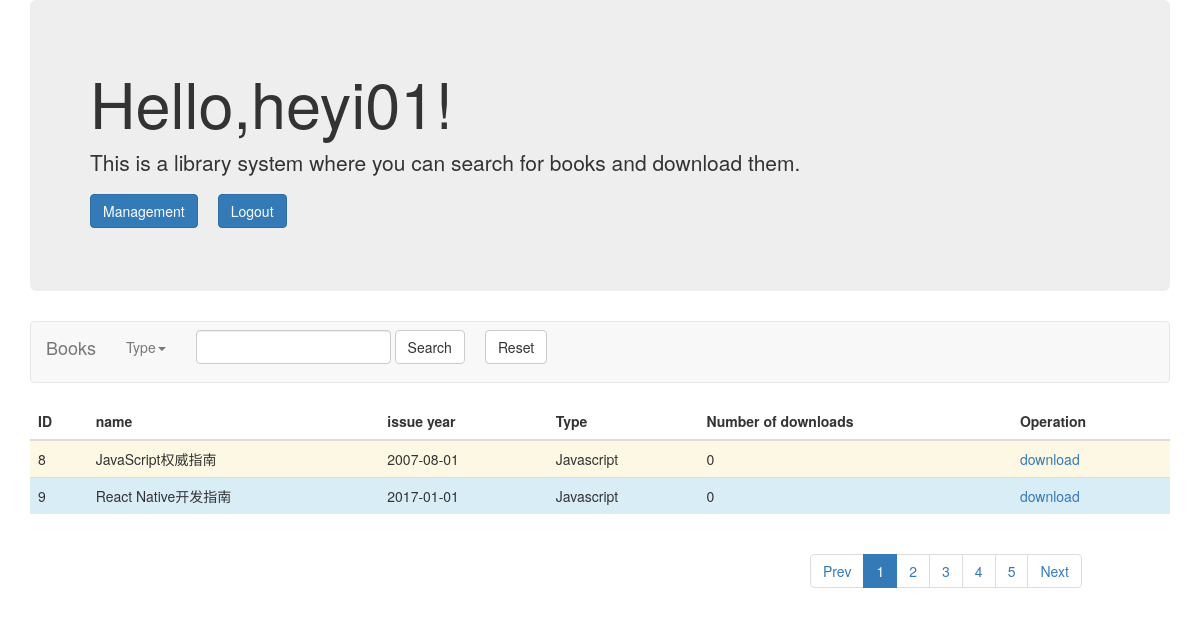
/home/search/type?type_1=Javascript&number=1 (signed in), run on the app's committed database.
### models.py (models this page shows, shortened)
class User(db.Model):
    username = db.Column(db.String(50),primary_key = True)
    hash_pwd = db.Column(db.String(100))
    salt = db.Column(db.String(100))
    group_id = db.Column(db.Integer)
    add_time = db.Column(db.String(50))

class Books(db.Model):
    id = db.Column(db.Integer,primary_key = True)
    book_name = db.Column(db.String(50))
    book_type = db.Column(db.String(50))
    book_introduction = db.Column(db.String(100))
    issue_year = db.Column(db.String(50))
    book_file_name = db.Column(db.String(50))
    add_book_time = db.Column(db.String(50))
    number_of_downloads = db.Column(db.Integer)

### app.py (the view)
@app.route("/home/search/type",methods = ['POST','GET'])
@login_required
@routing_permission_check
def search_by_type():
    type_1 = request.args.get('type_1')
    number = request.args.get('number')
    if type_1:
        try:
            number = int(number)
        except:
            return abort(404)
        else:
            form = SearchBookForms()
            type_1 = str(type_1)
            BOOK_TYPE.append(type_1)
            username = session.get('user_id')
            dic1 = {'username':username,'active1':'','active2':'','active3':'','active4':'','active5':'','active_next':'','active_Prev':'','current_page_number':number,'errors':'','type':BOOK_TYPE[-1]}
            if 1<=number<=5:
                dic1['active'+str(number)] = 'active'
            elif number>5:
                dic1['active_next'] = 'active'
            offset_num = (int(number)-1)*5
            limit_num = 5
            book_info = Books.query.filter_by(book_type = type_1).offset(offset_num).limit(limit_num).all()
            if len(book_info) ==0:
                book_info_list=[]
            else:
                book_info_list = []
                for i in book_info:
                    book_info_list.append(i.__dict__)
                for j in book_info_list:
                    del j['_sa_instance_state']
                    del j['add_book_time']
                    del j['book_file_name']
                style_list = ['success','info','warning','error','']
                for dict_data in book_info_list:
                    style_value = random.choice(style_list)
                    dict_data['style'] = style_value
            return render_template('home_search_type.html',form = form,dic1 = dic1,list1 = book_info_list)
    else:
        return abort(404)

### forms.py
class SearchBookForms(FlaskForm):
    book_name= StringField('book_name',validators = [DataRequired()])
    submit = SubmitField('submit')

### decorator.py (called while the page is built)
def login_required(func):
    @wraps(func)
    def inner(*args, **kwargs):
        user_id = session.get('user_id')
        if not user_id:
            return jsonify({'error':'User not logged in'}
                           )
        else:
            g.user_id = user_id
            return func(*args, **kwargs)
    return inner

### templates/home_search_type.html (shortened to what this page needs)
<!DOCTYPE html>
<html>
<head>
	<link rel="stylesheet" href="/static/css/bootstrap.min.css">
</head>
<body>
	<div class="container">
		<div class="row clearfix">
			<div class="col-md-12 column">
				<div class="jumbotron">
					<h1>
						Hello,{{ dic1['username'] }}!
					</h1>
					<p>
						This is a library system where you can search for books and download them.
					</p>
					<p>
						 <a class="btn btn-primary btn-large" href="/management/user">Management</a><a style="margin-left: 20px;" class="btn btn-primary btn-large" href="/logout">Logout</a>
					</p>
				</div>
				<nav  class="navbar navbar-default" role="navigation">
					<div class="navbar-header">
						 <a class="navbar-brand" href="#">Books</a>
					</div>
					<div class="collapse navbar-collapse" id="bs-example-navbar-collapse-1">
						<ul class="nav navbar-nav">
							<li class="dropdown">
								 <a href="#" class="dropdown-toggle" data-toggle="dropdown">Type<strong class="caret"></strong></a>
							</li>
						</ul>
						<form class="navbar-form navbar-left" role="search" action="/home/search/page?number=1" method="post" >
							<div class="form-group">
								<input type="text" class="form-control" name = "book_name" />
							</div> <button type="submit" class="btn btn-default">Search</button><a style="margin-left: 20px;" type="submit" class="btn btn-default" href="/home" >Reset</a>
						</form>
					</div>
				</nav>
				<table  class="table">
					<thead>
						<tr>
							<th>
								ID
							</th>
							<th>
								name
							</th>
							<th>
								issue year
							</th>
							<th>
								Type
							</th>
							<th>
								Number of downloads
							</th>
							<th>
								Operation
							</th>
						</tr>
					</thead>
					<tbody>
						{% for item in list1 %}
							<tr class="{{ item['style'] }}" >
								<td>
									{{ item['id'] }}
								</td>
								<td>
									{{ item['book_name'] }}
								</td>
								<td>
									{{ item['issue_year'] }}
								</td>
								<td>
									{{ item['book_type'] }}
								</td>
								<td>
									{{ item['number_of_downloads'] }}
								</td>
								<td>
									<a href="/book/download?code={{ item['id'] }}">download</a>
								</td>
							</tr>
						{% endfor %}
					</tbody>
				</table>
			</div>
		</div>
		<div class="row clearfix">
			<div class="col-md-2 column">
			</div>
			<div class="col-md-6 column">
			</div>
			<div class="col-md-4 column">
				<ul class="pagination">
					<li class="{{ dic1['active_Prev'] }}">
						{% if dic1['current_page_number'] <=2  %}
							<a href="/home/search/type?type_1={{ dic1['type'] }}&number=1">Prev</a>
						{% else %}
							<a href="/home/search/type?type_1={{ dic1['type'] }}&number={{ dic1['current_page_number']-1 }}">Prev</a>
						{% endif %}
				   	</li>
					<li class="{{ dic1['active1'] }}">
						 <a href="/home/search/type?type_1={{ dic1['type'] }}&number=1">1</a>
					</li>
					<li class="{{ dic1['active2'] }}">
						 <a href="/home/search/type?type_1={{ dic1['type'] }}&number=2">2</a>
					</li>
					<li class="{{ dic1['active3'] }}">
						 <a href="/home/search/type?type_1={{ dic1['type'] }}&number=3">3</a>
					</li>
					<li class="{{ dic1['active4'] }}">
						 <a href="/home/search/type?type_1={{ dic1['type'] }}&number=4">4</a>
					</li>
					<li class="{{ dic1['active5'] }}">
						 <a href="/home/search/type?type_1={{ dic1['type'] }}&number=5">5</a>
					</li>
					<li class="{{ dic1['active_next'] }}">
						 <a href="/home/search/type?type_1={{ dic1['type'] }}&number={{ dic1['current_page_number']+1 }}">Next</a>
					</li>
				</ul>
			</div>
		</div>
	</div>
</body>
</html>

### data on the page
User: username "heyi01"
Books: id "8", book_name "JavaScript权威指南", issue_year "2007-08-01", book_type "Javascript", number_of_downloads "0"
Books: id "9", book_name "React Native开发指南", issue_year "2017-01-01", book_type "Javascript", number_of_downloads "0"
